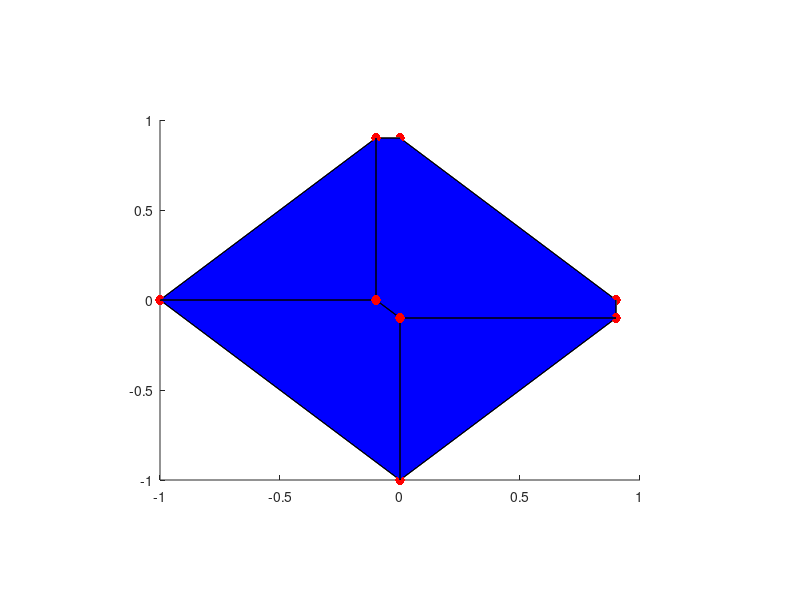

Here is the MATLAB script that generated this plot: (Note: this script raises an error after producing the figure.)
format compact 
axes('Position',[0.2 0.2 0.6 0.6]);
vert = [0 -1 0; 0.9 -0.1 0; 0.9 0 -0.1; 0 0.9 -0.1; -0.1 0.9 0; -1 0 0;
    -0.1 0 0.9; 0 -0.1 0.9; 0 0 -1];
fac = [1 2 8 8 8 8; ...
    2 3 4 5 7 8; ...
    5 6 7 7 7 7; ...
    1 6 7 8 8 8; ...
    1 2 3 9 9 9; ...
    3 4 9 9 9 9; ...
    4 5 6 9 9 9; ...
    1 6 9 9 9 9];
patch('Faces',fac,'Vertices',vert,'FaceColor','b', 'Marker', 'o','MarkerSize', 7, 'MarkerFaceColor', 'r');  hold on;
material shiny;
alpha(0.8);
alphamap('rampdown');
view(30,30);
